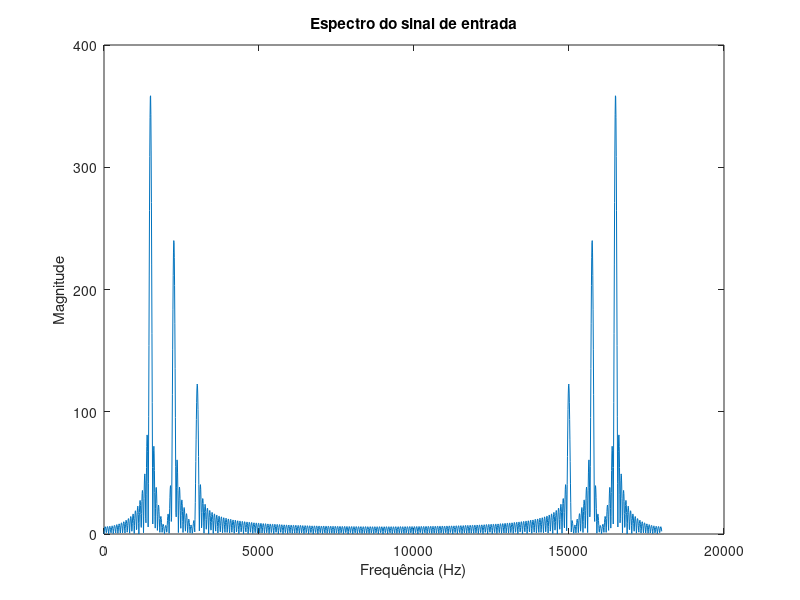
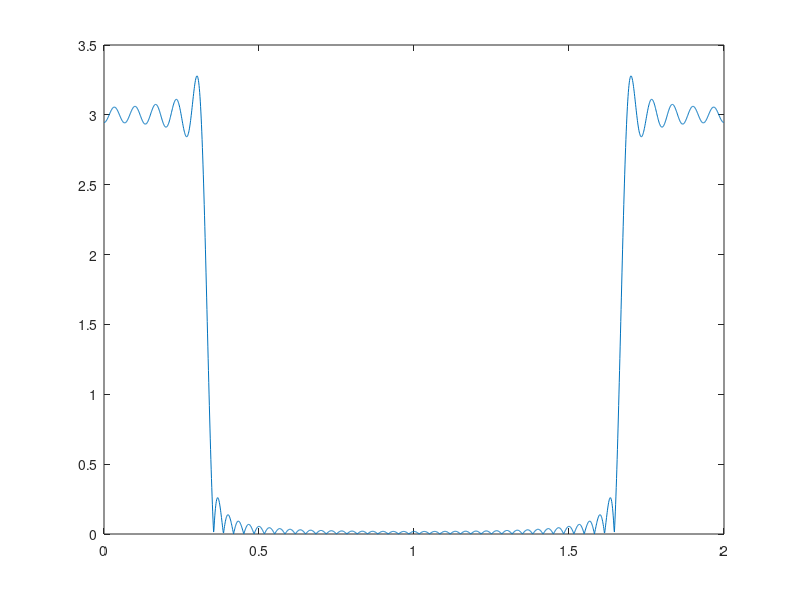
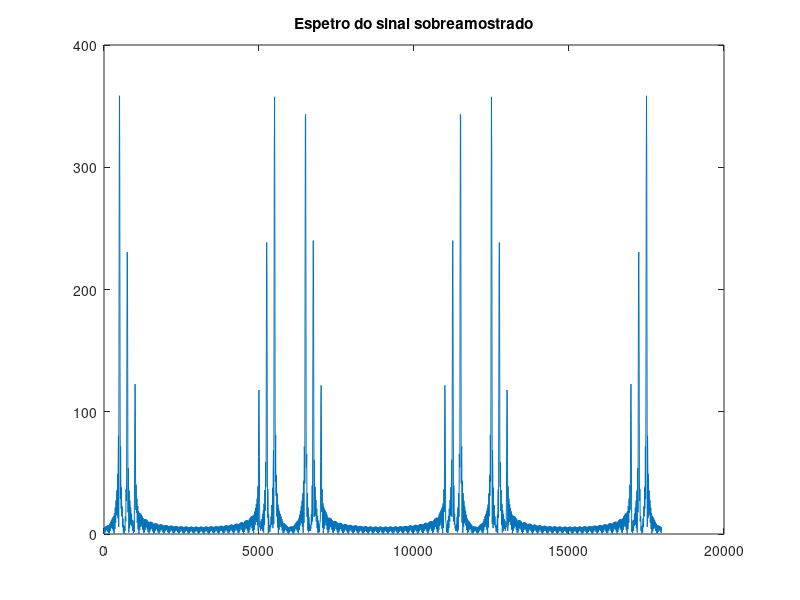
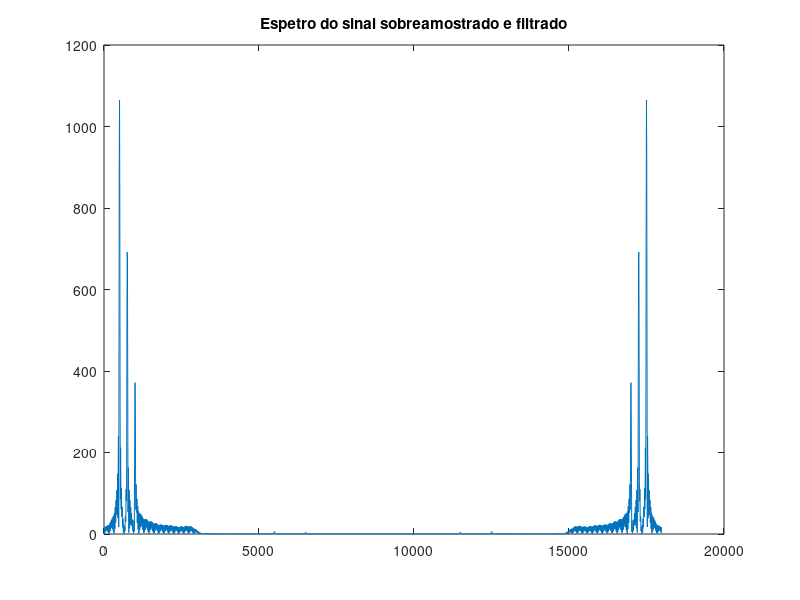

Write MATLAB code to recreate these figures, in order.
%% ====================================================================================================
%% NOTE(nox): Parameters
SamplingTime = 0.04; % NOTE(nox): In seconds
SamplingFreq = 6000;
FftLength = 2048;

UpsamplingFactor = 3;
FilterLength = 61;

%% ====================================================================================================
%% NOTE(nox): Sampling
SamplingPeriod = 1/SamplingFreq;
SamplingInstants = [0 : SamplingPeriod : SamplingTime-SamplingPeriod];

Signal = 3*cos(2*pi*500*SamplingInstants) + 2*cos(2*pi*750*SamplingInstants) + cos(2*pi*1000*SamplingInstants);
[H, W] = freqz(Signal, 1.0, FftLength, 'whole', SamplingFreq);

%% ====================================================================================================
%% NOTE(nox): Upsampling
UpsampledFreq = UpsamplingFactor*SamplingFreq;
UpsampledPeriod = 1/UpsampledFreq;

UpsampledSignal = upsample(Signal, UpsamplingFactor);
[UpsampledPsd, W] = freqz(UpsampledSignal, 1.0, FftLength, 'whole', UpsampledFreq);

%% ====================================================================================================
%% NOTE(nox): Filtering
Time = [0 : FilterLength-1];
Delay = (FilterLength - 1)/2;

%% NOTE(nox): sinc() is centered at the origin, so we need to center it by subtracting the delay
FilterImpResp = sinc((Time - Delay) / UpsamplingFactor);
[FilterFreqResp Freqs] = freqz(FilterImpResp, 1.0, FftLength, 'whole');

FilteredSignal = conv(UpsampledSignal, FilterImpResp);
[FilteredPsd, W] = freqz(FilteredSignal, 1.0, FftLength, 'whole', UpsamplingFactor*SamplingFreq);

%% ====================================================================================================
%% NOTE(nox): Visualization
figure(1); clf;
plot(W, abs(H))
xlabel('Frequência (Hz)');
ylabel('Magnitude');
title('Espectro do sinal de entrada');

figure(2); clf;
plot(Freqs/pi, abs(FilterFreqResp));

figure(3); clf;
plot(W, abs(UpsampledPsd));
title('Espetro do sinal sobreamostrado');

figure(4); clf;
plot(W, abs(FilteredPsd));
title('Espetro do sinal sobreamostrado e filtrado');

figure(5); clf;
subplot(3, 1, 1); grid; hold on;
plot([0:SamplingPeriod:SamplingTime-SamplingPeriod], Signal);
title('Sinal original');

subplot(3, 1, 2); grid; hold on;
plot([0:UpsampledPeriod:SamplingTime-UpsampledPeriod], UpsampledSignal);
title('Sinal sobreamostrado');

subplot(3, 1, 3); grid; hold on;
plot([0:UpsampledPeriod:SamplingTime-UpsampledPeriod], FilteredSignal(1+Delay:end-Delay));
title('Sinal sobreamostrado e filtrado');
